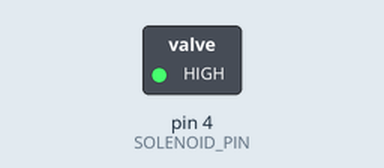
Recording of a sketch running on a simulated Arduino Uno, built with avr-gcc and run on an emulated ATmega328P. On the bench: switched loads named in the sketch (green lamp = pin HIGH). Dashed ring = blinking.

Above: at 0.5 s.
Timing chart, 0 to 3.0 s (numbered marks = the images above):
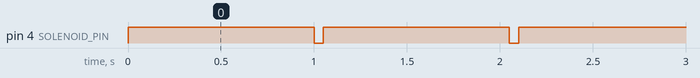

The sketch:

test_solenoid.ino
```cpp
#define SOLENOID_PIN 4

const int closed_time = 50; // in milliseconds
const int open_time = 1000; // in milliseconds

void setup() {
  pinMode(SOLENOID_PIN, OUTPUT);
  digitalWrite(SOLENOID_PIN, LOW); // initialize to low (closed)
}

void loop() {
    digitalWrite(SOLENOID_PIN, HIGH);
    delay(open_time);
    digitalWrite(SOLENOID_PIN, LOW);
    delay(closed_time);
}
```

Measured:
- by itself, pin 4 (SOLENOID_PIN): alternates HIGH for 1.0 s and LOW for 0.05 s
